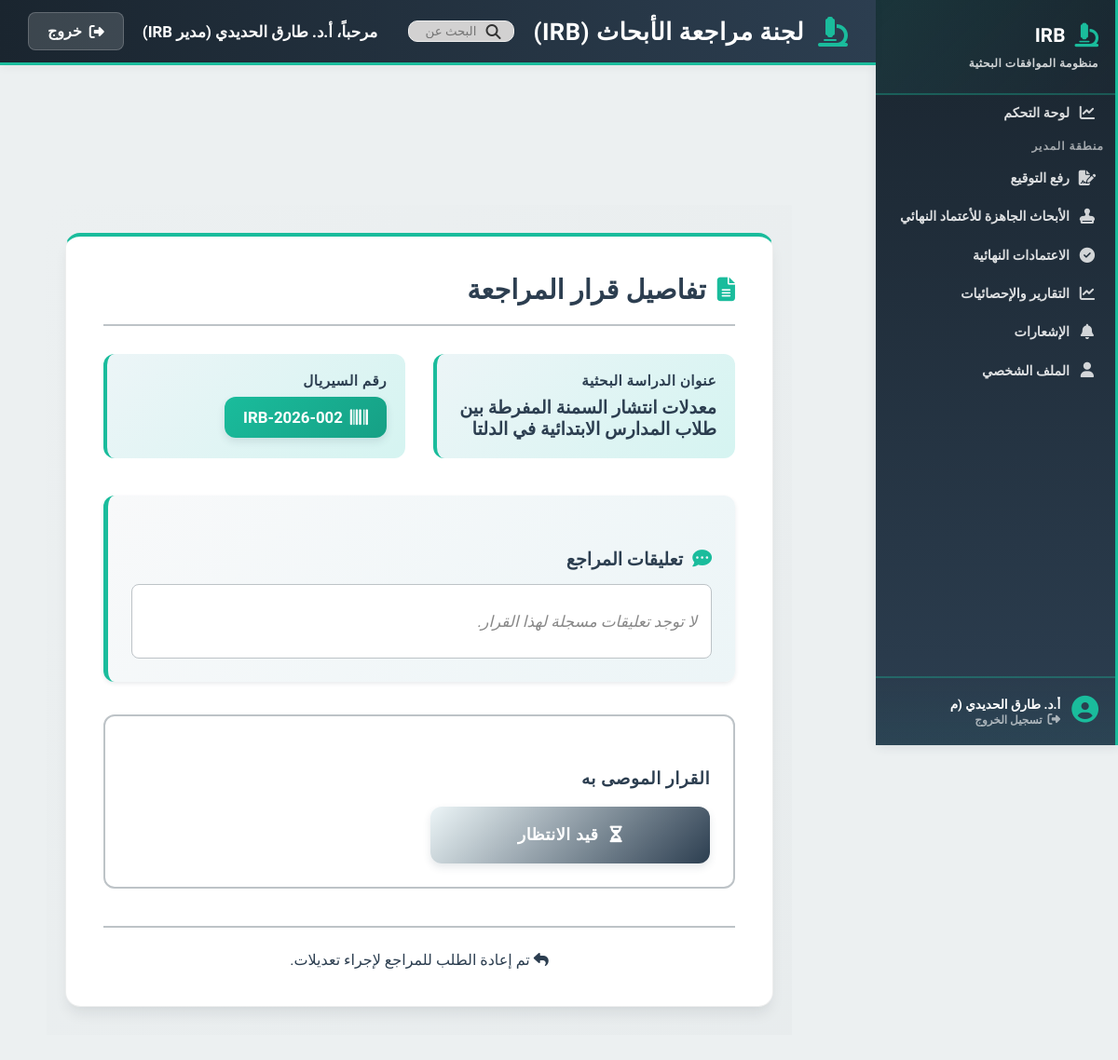
Before: /features/manager/decision_details.php?id=4 (signed in) with the older database file.
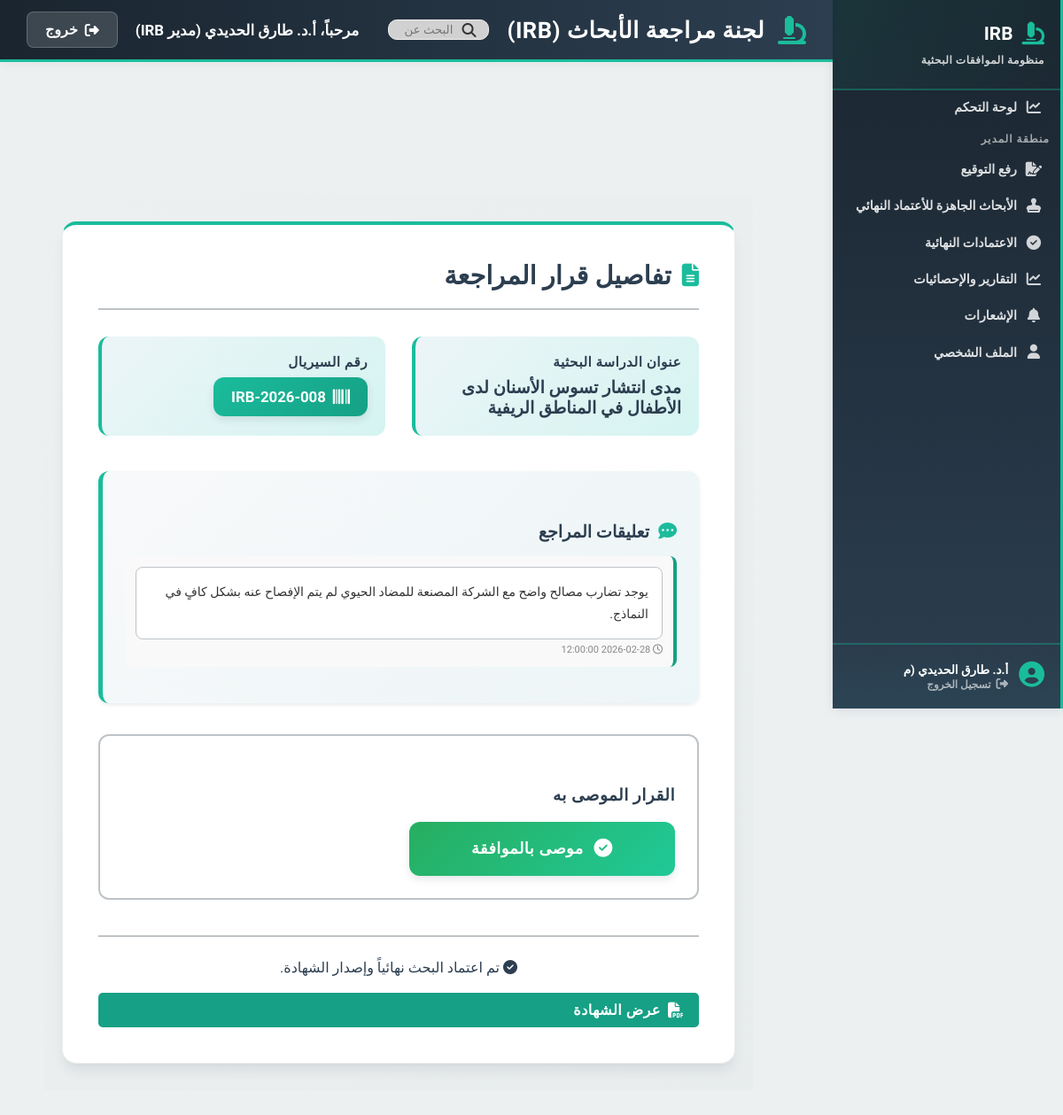
After: the same page with the newer database file.
### tables this page shows
CREATE TABLE reviews (
    id INT AUTO_INCREMENT PRIMARY KEY,
    application_id INT,
    reviewer_id INT,
    assigned_by INT,
    assigned_at TIMESTAMP DEFAULT CURRENT_TIMESTAMP,
    assignment_status ENUM(
        'awaiting_acceptance', 
        'accepted', 
        'refused', 
        'timed_out'
    ) DEFAULT 'awaiting_acceptance',

    decision ENUM(
        'pending', 
        'approved', 
        'needs_modification', 
        'rejected'
    ) DEFAULT 'pending',

    refusal_reason TEXT NULL,
    reviewed_at TIMESTAMP NULL,
    
    FOREIGN KEY (application_id) REFERENCES applications(id) ON DELETE CASCADE,
    FOREIGN KEY (reviewer_id) REFERENCES users(id),
    FOREIGN KEY (assigned_by) REFERENCES users(id)
);

CREATE TABLE applications (
    id INT AUTO_INCREMENT PRIMARY KEY,
    student_id INT,
    serial_number VARCHAR(50) UNIQUE,
    title TEXT,
    principal_investigator VARCHAR(255),
    co_investigators JSON,
    current_stage ENUM(
        'pending_admin', 'awaiting_initial_payment', 'awaiting_sample_calc',
        'awaiting_sample_payment', 'under_review','approved_by_reviewer','approved', 'rejected'
    ) DEFAULT 'pending_admin',
    is_blinded BOOLEAN DEFAULT TRUE,
    created_at TIMESTAMP DEFAULT CURRENT_TIMESTAMP,
    updated_at TIMESTAMP DEFAULT CURRENT_TIMESTAMP ON UPDATE CURRENT_TIMESTAMP,
    FOREIGN KEY (student_id) REFERENCES users(id) ON DELETE CASCADE,
    INDEX(student_id),
    INDEX(current_stage)
);

CREATE TABLE review_comments (
    id INT AUTO_INCREMENT PRIMARY KEY,
    review_id INT NOT NULL,
    comment TEXT NOT NULL,
    created_at TIMESTAMP DEFAULT CURRENT_TIMESTAMP,
    FOREIGN KEY (review_id) REFERENCES reviews(id) ON DELETE CASCADE
);

### includes/sidebar.php (called while the page is built, shortened)
<?php if(isset($_SESSION['role']) && $_SESSION['role'] === 'manager'): ?>
    <?php
        if (!isset($sidebarAppObj)) {
            require_once __DIR__ . '/../classes/Applications.php';
            $sidebarAppObj = new Applications();
        }
        $managerUnread = $sidebarAppObj->getUnreadNotificationCount($_SESSION['user_id']);
    ?>
<?php endif; ?>

### classes/Applications.php (called while the page is built, shortened)
<?php
require_once __DIR__ . '/Database.php';
class Applications {
    private $db;
    public function __construct() {
        $database = new Database();
        $this->db = $database->conn;
    }
    public function getUnreadNotificationCount($student_id) {
        $sql = "SELECT COUNT(*) as cnt FROM notifications WHERE user_id = ? AND is_read = 0";
        $stmt = $this->db->prepare($sql);
        $stmt->bind_param("i", $student_id);
        $stmt->execute();
        $result = $stmt->get_result();
        $row = $result->fetch_assoc();
        return (int)$row['cnt'];
    }
}
?>

### classes/Database.php (called while the page is built, shortened)
<?php
class Database
{
    public function __construct()
    {
        $env = require __DIR__ . '/../includes/env.php';
        $this->host = $env['DB_HOST'];
        $this->user = $env['DB_USER'];
        $this->pass = $env['DB_PASS'];
        $this->db = $env['DB_NAME'];
        $this->port = $env['DB_PORT'];
        $this->conn = new mysqli($this->host, $this->user, $this->pass, $this->db, $this->port);
    }
}
?>

### features/manager/decision_details.php (the view, shortened to what the changed rows need)
<?php
include "../../includes/header.php";
require_once '../../classes/Database.php';
$statusMap = [
    'approved' => [
        'text' => 'موصى بالموافقة',
        'class' => 'decision-approved',
        'icon' => 'fa-check-circle'
    ],
    'needs_modification' => [
        'text' => 'تعديلات طفيفة',
        'class' => 'decision-needs-modification',
        'icon' => 'fa-exclamation-circle'
    ],
    'rejected' => [
        'text' => 'رفض مقترح',
        'class' => 'decision-rejected',
        'icon' => 'fa-times-circle'
    ],
    'pending' => [
        'text' => 'قيد الانتظار',
        'class' => 'decision-pending',
        'icon' => 'fa-hourglass-half'
    ]
];
if (isset($_GET['id'])) {
    $review_id = $_GET['id'];
    $db = new Database();
    $conn = $db->getconn();
    $sql = "SELECT r.*, a.title, a.serial_number,a.current_stage, u.full_name as student_name
            FROM reviews r
            JOIN applications a ON r.application_id = a.id
            JOIN users u ON a.student_id = u.id
            WHERE r.id = $review_id";
    $result = $conn->query($sql);
    $review = $result->fetch_assoc();
    $comments_sql = "SELECT comment, created_at FROM review_comments WHERE review_id = $review_id ORDER BY created_at DESC";
    $comments_result = $conn->query($comments_sql);
}
?>
<link rel="stylesheet" href="../../assets/css/decision-details.css">
<div class="decision-details-page">
    <div class="container-fluid">
        <div class="decision-details-card">
            <div class="decision-info-grid">
                <div class="info-item">
                    <label>عنوان الدراسة البحثية</label>
                    <p><?= htmlspecialchars($review['title'] ?? 'N/A') ?></p>
                </div>
                <div class="info-item">
                    <label>رقم السيريال</label>
                    <div class="serial-badge">
                        <i class="fa-solid fa-barcode"></i>
                        <?= htmlspecialchars($review['serial_number'] ?? 'N/A') ?>
                    </div>
                </div>
            </div>
            <div class="review-comment-section">
                <h5><i class="fa-solid fa-comment-dots"></i> تعليقات المراجع</h5>
                <?php if ($comments_result && $comments_result->num_rows > 0): ?>
                    <ul style="list-style: none; padding: 0;">
                        <?php while ($comment_row = $comments_result->fetch_assoc()): ?>
                            <li style="background: #f9f9f9; padding: 12px; border-radius: 8px; margin-bottom: 10px; border-right: 4px solid #16a085;">
                                <p style="margin: 0; font-size: 14px; color: #333;">
                                    <?= nl2br(htmlspecialchars($comment_row['comment'])) ?>
                                </p>
                                <small style="color: #888; font-size: 11px;">
                                    <i class="fa-regular fa-clock"></i> <?= $comment_row['created_at'] ?>
                                </small>
                            </li>
                        <?php endwhile; ?>
                    </ul>
                <?php else: ?>
                    <p style="color: #888; font-style: italic;">لا توجد تعليقات مسجلة لهذا القرار.</p>
                <?php endif; ?>
            </div>
            <div class="decision-status-section">
                <h5>القرار الموصى به</h5>
                <?php
                $decision = $review['decision'] ?? 'approved';
                $status = $statusMap[$decision] ?? $statusMap['approved'];
                ?>
                <button class="decision-btn <?= $status['class'] ?>" disabled>
                    <i class="fa-solid <?= $status['icon'] ?>"></i>
                    <?= $status['text'] ?>
                </button>
            </div>
            <div class="decision-actions-footer">
                <?php
                if ($review['current_stage'] === 'approved_by_reviewer'): ?>
                    <a href="process_decision.php?id=<?= $review_id ?>&action=approve" class="btn btn-approve-final" style="text-decoration: none;">
                        <i class="fa-solid fa-check-circle"></i> اعتماد القرار النهائي
                    </a>
                    <a href="process_decision.php?id=<?= $review_id ?>&action=return" class="btn btn-return-reviewer" style="text-decoration: none;">
                        <i class="fa-solid fa-undo"></i> إعادة للمراجع
                    </a>
                <?php
                elseif ($review['current_stage'] === 'approved'): ?>
                    <div class="alert alert-success" style="width: 100%; text-align: center;">
                        <i class="fa-solid fa-circle-check"></i> تم اعتماد البحث نهائياً وإصدار الشهادة.
                        <br><br>
                        <a href="view_certificate.php?app_id=<?= $review['application_id'] ?>" target="_blank" class="btn btn-view" style="background:#16a085; color:white; padding:8px 15px; border-radius:5px; text-decoration:none;">
                            <i class="fa-solid fa-file-pdf"></i> عرض الشهادة
                        </a>
                    </div>
                <?php
                elseif ($review['current_stage'] === 'under_review'): ?>
                    <div class="alert alert-warning" style="width: 100%; text-align: center;">
                        <i class="fa-solid fa-reply"></i> تم إعادة الطلب للمراجع لإجراء تعديلات.
                    </div>
                <?php endif; ?>
            </div>
        </div>
    </div>
</div>
</div>

Changed rows visible on the page:
changed reviews: application.title "معدلات انتشار السمنة المفرطة بين طلاب المدارس الابتدائية في الدلتا" → "مدى انتشار تسوس الأسنان لدى الأطفال في المناطق الريفية"; application.serial_number "IRB-2026-002" → "IRB-2026-008"; decision "قيد الانتظار" → "موصى بالموافقة"; application_id 2 → 8 (drawn)
added review_comments: comment "يوجد تضارب مصالح واضح مع الشركة المصنعة للمضاد الحيوي لم يتم الإفصاح عنه بشكل كافٍ في النماذج.", created_at "2026-02-28 12:00:00"
Other visible differences:
text no longer shown: "لا توجد تعليقات مسجلة لهذا القرار. تم إعادة الطلب للمراجع لإجراء تعديلات."
text now shown: "تم اعتماد البحث نهائياً وإصدار الشهادة. عرض الشهادة"
